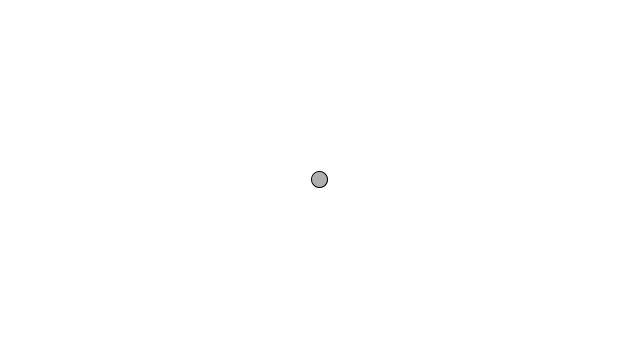
Frame 1 (no input)
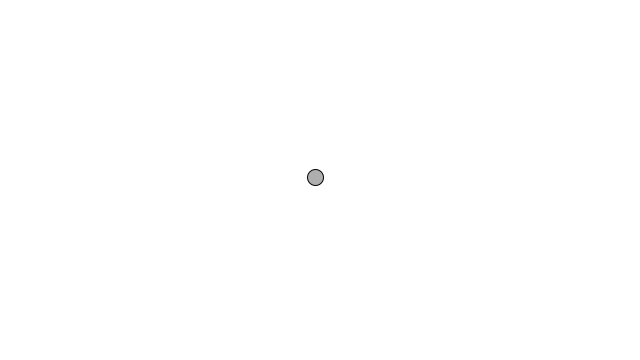
Frame 60 (the mouse pressed at the canvas centre just before this capture)
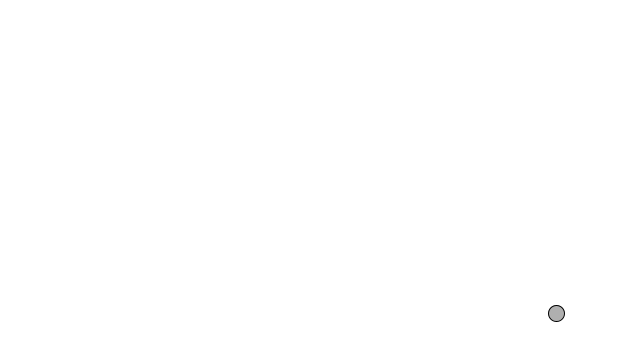
Frame 120 (the mouse held since frame 60 and released just before this capture)

The Processing sketch that drew these frames (run headless with seeded random() and noise(); from frame 60 on, the mouse is pressed at the canvas centre):

// Processing sketch: chapter_1_vectors_mover
// ── chapter_1_vectors_mover.pde
Mover mover;

void setup() {
  size(640, 360);
  mover = new Mover();
}

void draw() {
  background(255);

  mover.update();
  mover.checkEdges();
  mover.display();
}

class Mover {
  PVector location;
  PVector velocity;
  PVector acceleration;
  float max_velocity;
  
  // perlin
  PVector t;
   
  Mover() {
    /*
    // constant random velocity
    location = new PVector(random(width), random(height));
    velocity = new PVector(random(-2,2), random(-2,2));
    */
    
    max_velocity = 10;

    location = new PVector(width/2, height/2);
    velocity = new PVector(0, 0);

    /*
    // constant acceleration
    acceleration = new PVector(
      random(-0.01, 0.01),
      random(-0.01, 0.01)
    );
    */
    
    // perlin -- different starting values for x and y
    // t = new PVector(0, 1000);
  }
  
  void update() {
    /*
    // random acceleration
    acceleration = PVector.random2D();

    // perlin acceleration
    // FIXME not sure if this is right?
    acceleration = new PVector(
      noise(t.x)-0.5,
      noise(t.y)-0.5
    );
    t.x++;
    t.y++;
    */
    
    // accelerate towards mouse
    PVector mouse = new PVector(mouseX, mouseY);
    PVector dir = PVector.sub(mouse, location);
    float mag = dir.mag();
    dir.normalize();
    dir.div(mag);
    acceleration = dir;
    
    velocity.add(acceleration);
    velocity.limit(max_velocity);
    location.add(velocity);
  }
  
  void display() {
    stroke(0);
    fill(175);
    ellipse(location.x, location.y, 16, 16);
  }
  
  void checkEdges() {
    if (location.x > width){
      location.x = 0;
    } else if (location.x < 0) {
      location.x = width;
    }

    if (location.y > height){
      location.y = 0;
    } else if (location.y < 0) {
      location.y = height;
    }
  }
}
